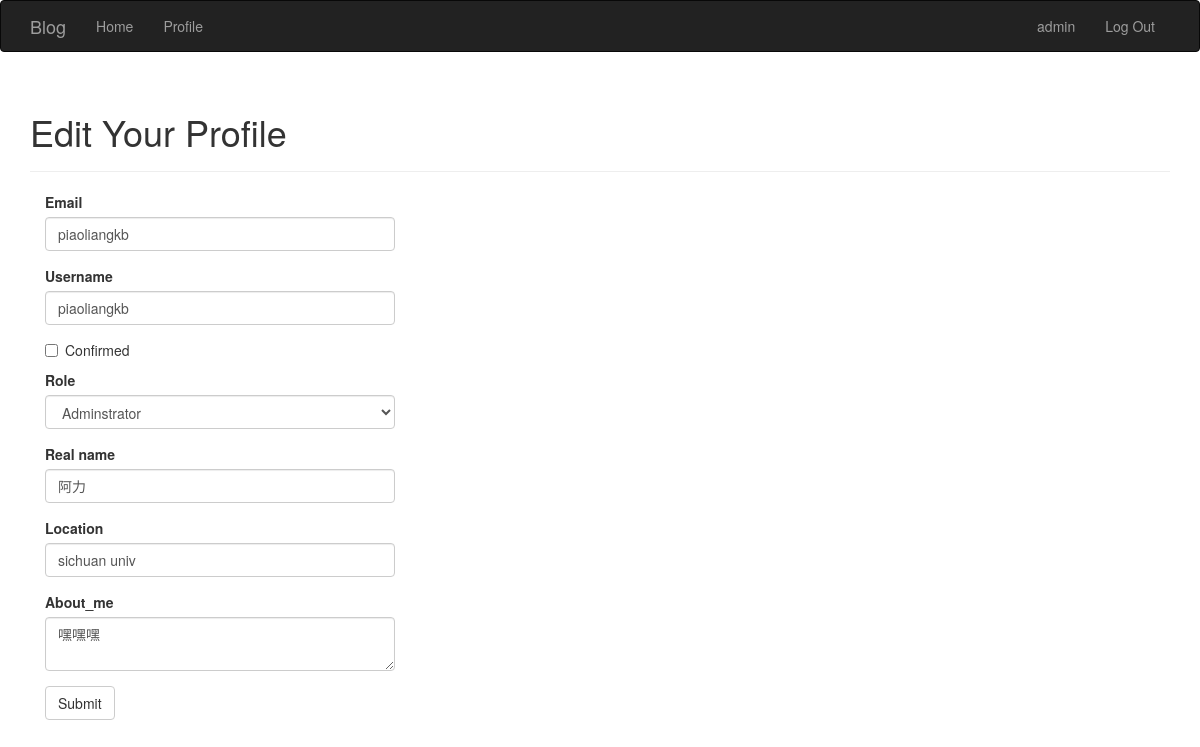
Page /edit-profile/2 (signed in) on the earlier database version.
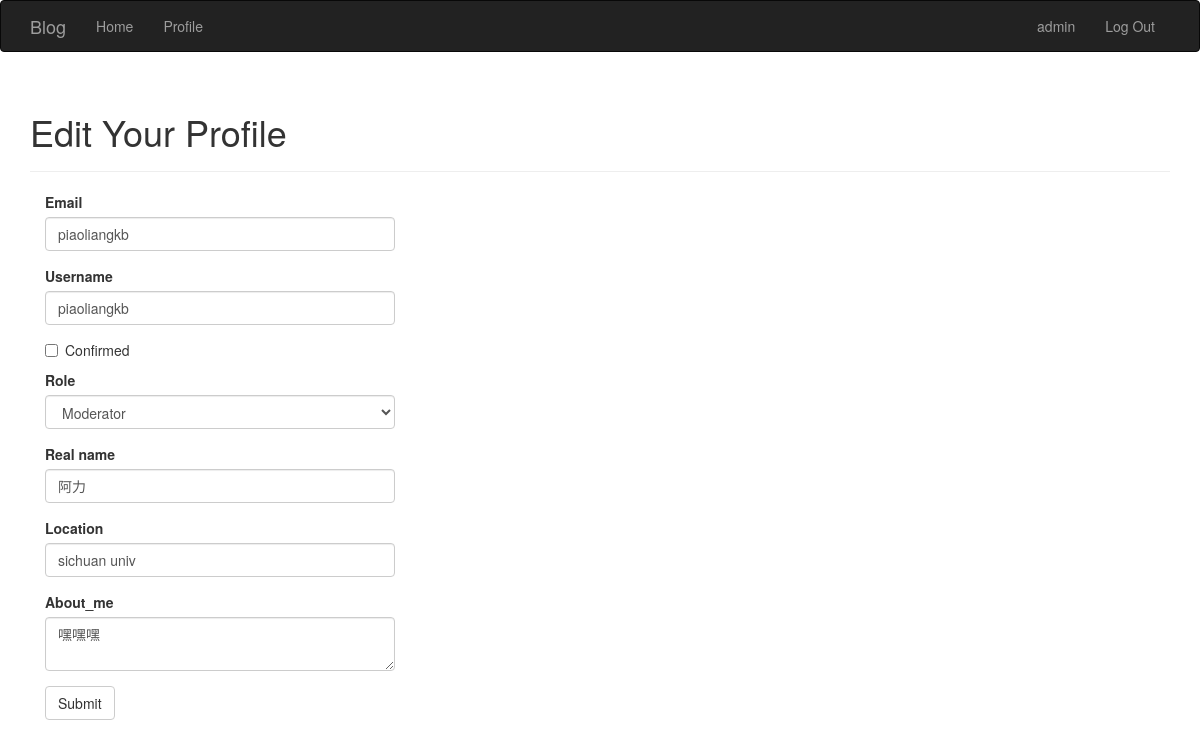
Same page on the later database version.
### app/models.py (models this page shows, shortened)
class User(UserMixin, db.Model):
    __tablename__ = 'users'
    id = db.Column(db.Integer, primary_key=True)
    username = db.Column(db.String(64), unique=True, index=True)
    role_id = db.Column(db.Integer, db.ForeignKey('roles.id'))
    password_hash = db.Column(db.String(128))
    email = db.Column(db.String(64), unique=True, index=True)
    posts = db.relationship('Post', backref = 'author', lazy = 'dynamic')
    avatar_hash = db.Column(db.String(32))
    name = db.Column(db.String(64))#real name
    location = db.Column(db.String(64))
    about_me = db.Column(db.Text())
    member_since = db.Column(db.DateTime(), default=datetime.utcnow)
    last_seen = db.Column(db.DateTime(), default=datetime.utcnow)
    avatar = db.Column(db.String(128), default=None)
    comments = db.relationship('Comment', backref='author', lazy='dynamic')
    def ping(self):
        self.last_seen = datetime.utcnow()
        db.session.add(self)
    def can(self, permissions):
        return self.role is not None and (self.role.permissions & permissions) == permissions
    @property
    def password(self):
        raise AttributeError('password is not a readable attribute')

### app/main/views.py (the view, shortened to what this page needs)
@main.route('/edit-profile/<int:id>',methods=['GET','POST'])
@login_required
@admin_required
def edit_profile_admin(id):
    user=User.query.get_or_404(id)
    form=EditProfileAdminForm(user=user)
    form.email.data=user.username
    form.username.data=user.username
    form.role.data=user.role_id
    form.name.data=user.name
    form.location.data=user.location
    form.about_me.data=user.about_me
    return render_template('edit_profile.html',form=form,user=user)

### app/main/forms.py (shortened to what this page needs)
class EditProfileAdminForm(FlaskForm):
    email = StringField('Email', validators=[DataRequired(), Length(0, 64)])
    username = StringField('Username', validators=[DataRequired(), Length(1, 64), Regexp('^[A-Za-z][A-Za-z0-9_.]*$',0,
                                                                                   'Username must have only letters, numbers, dots or underscores')])
    confirmed = BooleanField('Confirmed')
    role = SelectField('Role', coerce=int)
    name = StringField('Real name', validators=[Length(0, 64)])
    location = StringField('Location', validators=[Length(0, 64)])
    about_me = TextAreaField('About_me')
    submit = SubmitField('Submit')
    def __init__(self, user, *args, **kwargs):
        super(EditProfileAdminForm, self).__init__(*args, **kwargs)
        self.role.choices = [(role.id, role.name) for role in Role.query.order_by(Role.name).all()]
        self.user = user

### app/auth/views.py (called while the page is built)
@auth.before_app_request
def before_request():
    if current_user.is_authenticated:
        current_user.ping()

### app/main/__init__.py (called while the page is built)
@main.app_context_processor
def inject_permissions():
    return dict(Permission=PERMISSION)

### app/models.py (called while the page is built)
@login_manager.user_loader
def load_user(user_id):
    return User.query.get(int(user_id))

### app/templates/edit_profile.html (shortened to what this page needs)
{% extends "base.html" %}
{% import "bootstrap/wtf.html" as wtf %}
{% block page_content %}
<div class="page-header">
    <h1>Edit Your Profile</h1>
</div>
<div class="col-md-4">
    {{ wtf.quick_form(form) }}
</div>
{% endblock %}

### app/templates/base.html (shortened to what this page needs)
{% extends "bootstrap/base.html" %}
{% block head %}
{{ super() }}
{% endblock %}
{% block navbar %}
<div class="navbar navbar-inverse" role="navigation">
    <div class="container">
        <div class="navbar-header">
            <a class="navbar-brand" href="/">Blog</a>
        </div>
        <div class="navbar-collapse collapse">
            <ul class="nav navbar-nav">
                <li><a href="/">Home</a></li>
                {% if current_user.is_authenticated %}
                <li><a href="{{ url_for('main.user', username=current_user.username) }}">
                    Profile</a></li>
                {% endif %}
            </ul>
            <ul class="nav navbar-nav navbar-right">
                {% if current_user.is_authenticated %}
                    <li><a href="{{ url_for('main.user', username=current_user.username) }}">{{ current_user.username }}</a></li>
                    <li><a href="{{ url_for('auth.logout') }}">Log Out</a></li>
                {% else %}
                    <li><a href="{{ url_for('auth.login') }}">Log In</a> </li>
                {% endif %}
            </ul>
        </div>
    </div>
</div>
{% endblock %}
{% block content %}
<div class="container">
    {% block page_content %}{% endblock %}
</div>
{% endblock %}

Differences in the rows shown:
changed User "piaoliangkb": role "Adminstrator" → "Moderator"
